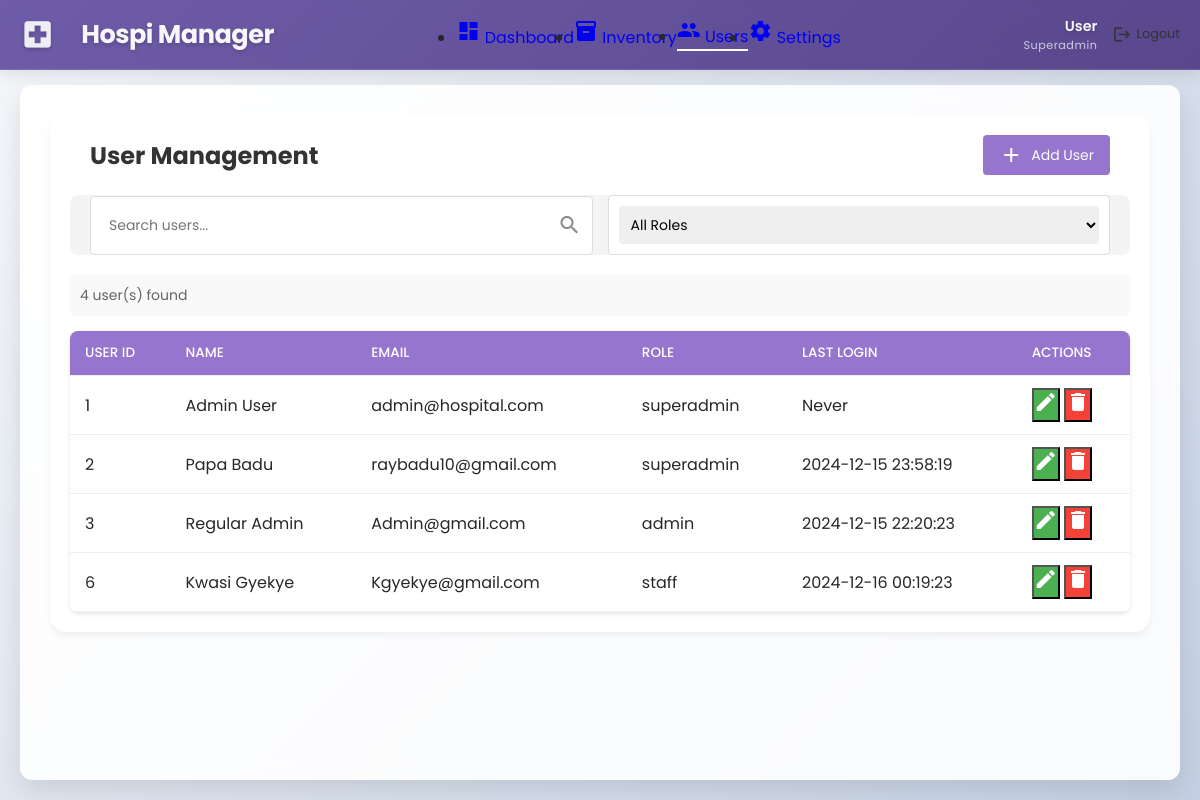
Before: /view/admin/users.php (signed in) with the older database file.
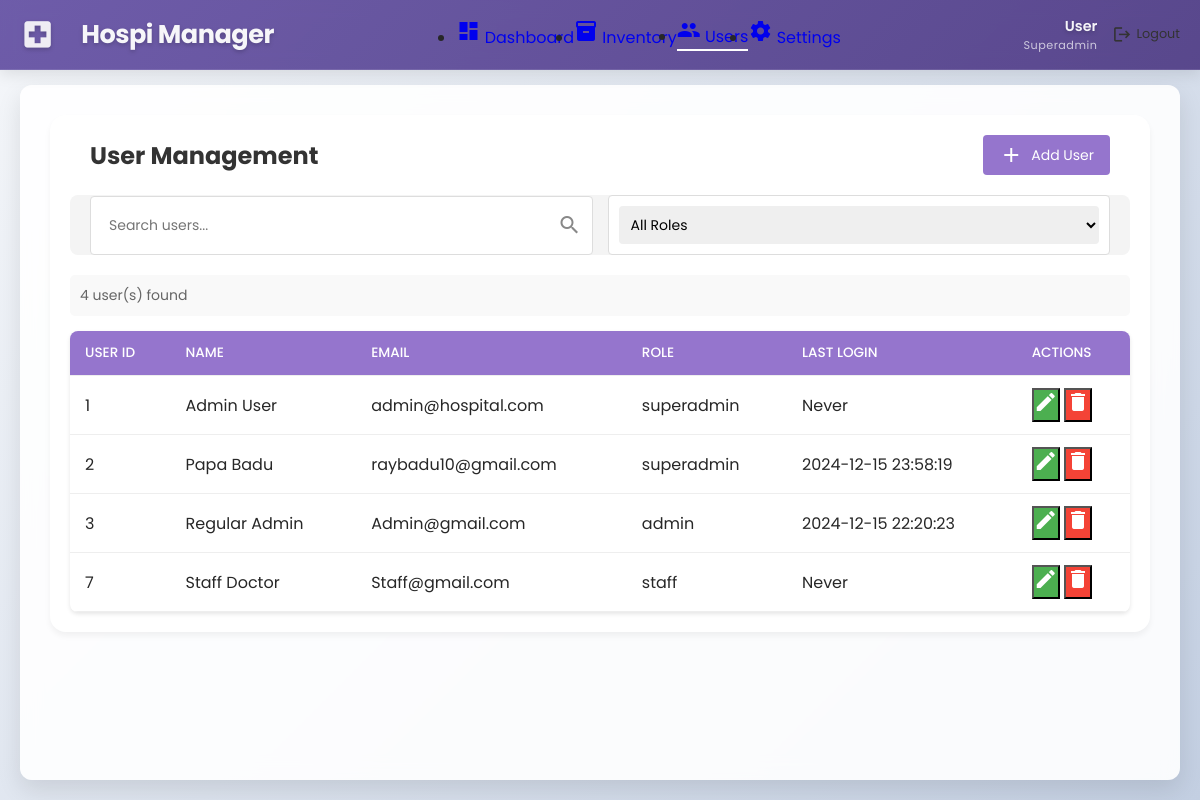
After: the same page with the newer database file.
### tables this page shows
CREATE TABLE `users` (
  `user_id` int(11) NOT NULL,
  `first_name` varchar(50) NOT NULL,
  `last_name` varchar(50) NOT NULL,
  `email` varchar(100) NOT NULL,
  `password` varchar(255) NOT NULL,
  `role` enum('admin','superadmin','staff') NOT NULL,
  `created_at` timestamp NOT NULL DEFAULT current_timestamp(),
  `last_login` datetime DEFAULT NULL
);

### view/admin/users.php (the view, shortened to what this page needs)
<?php
require_once BASE_PATH . '/functions/dashboard_functions.php';
$userRole = $_SESSION['role'];
$searchQuery = $_GET['search'] ?? '';
$query = "SELECT user_id, first_name, last_name, email, role, last_login FROM users WHERE 1=1";
$stmt = $conn->prepare($query);
$stmt->execute();
$result = $stmt->get_result();
$users = $result->fetch_all(MYSQLI_ASSOC);
?>
<!DOCTYPE html>
<html lang="en">
<head>
    <link rel="stylesheet" href="../../assets/css/dashboard.css">
    <link rel="stylesheet" href="../../assets/css/users.css">
    <link rel="stylesheet" href="../../assets/css/styles.css">
</head>
<body>
    <div class="dashboard-container">
        <nav class="top-nav">
            <div class="nav-brand">
                <span class="material-icons">local_hospital</span>
                <span class="brand-name">Hospi Manager</span>
            </div>
            <ul class="nav-menu">
                <li>
                    <a href="dashboard.php">
                        <span class="material-icons">dashboard</span>
                        <span>Dashboard</span>
                    </a>
                </li>
                <li>
                    <a href="inventory.php">
                        <span class="material-icons">inventory</span>
                        <span>Inventory</span>
                    </a>
                </li>
                <li class="active">
                    <a href="users.php">
                        <span class="material-icons">people</span>
                        <span>Users</span>
                    </a>
                </li>
                <li>
                    <a href="settings.php">
                        <span class="material-icons">settings</span>
                        <span>Settings</span>
                    </a>
                </li>
            </ul>
            <div class="nav-profile">
                <div class="user-info">
                    <span class="user-name"><?= htmlspecialchars($_SESSION['full_name'] ?? 'User') ?></span>
                    <span class="user-role"><?= ucfirst(htmlspecialchars($userRole)) ?></span>
                </div>
                <a href="../../actions/logout.php" class="logout-btn" onclick="return confirm('Are you sure you want to logout?')">
                    <span class="material-icons">logout</span>
                    <span>Logout</span>
                </a>
            </div>
        </nav>
        <main class="main-content">
            <div class="users-container">
                <div class="content-header">
                    <h1>User Management</h1>
                    <button class="add-btn" onclick="openModal('addUserModal')">
                        <span class="material-icons">add</span>
                        Add User
                    </button>
                </div>
                <div class="filters-section">
                    <form id="userFilterForm" method="GET" action="">
                        <div class="search-filter">
                            <input
                                type="text"
                                id="searchInput"
                                name="search"
                                placeholder="Search users..."
                                value="<?= htmlspecialchars($searchQuery) ?>"
                            >
                        </div>
                        <div class="role-filter">
                            <select
                                id="roleFilter"
                                name="role"
                                onchange="this.form.submit()"
                            >
                                <option value="">All Roles</option>
                            </select>
                        </div>
                    </form>
                </div>
                <div class="search-results">
                    <?php if (empty($users)): ?>
                        <p class="no-results">No users found matching your search criteria.</p>
                    <?php else: ?>
                        <p class="results-count"><?= count($users) ?> user(s) found</p>
                    <?php endif; ?>
                </div>
                <table class="users-table">
                    <thead>
                        <tr>
                            <th>User ID</th>
                            <th>Name</th>
                            <th>Email</th>
                            <th>Role</th>
                            <th>Last Login</th>
                            <th>Actions</th>
                        </tr>
                    </thead>
                    <tbody>
                        <?php foreach ($users as $user): ?>
                        <tr>
                            <td><?php echo htmlspecialchars($user['user_id']); ?></td>
                            <td><?php echo htmlspecialchars($user['first_name'] . ' ' . $user['last_name']); ?></td>
                            <td><?php echo htmlspecialchars($user['email']); ?></td>
                            <td><?php echo htmlspecialchars($user['role']); ?></td>
                            <td>
                                <?php
                                $lastLogin = $user['last_login'] ?? null;
                                if ($lastLogin) {
                                    $loginTime = new DateTime($lastLogin);
                                    echo htmlspecialchars($loginTime->format('Y-m-d H:i:s'));
                                } else {
                                    echo 'Never';
                                }
                                ?>
                            </td>
                            <td class="actions">
                                <button class="edit-btn" onclick="editUser(<?php echo $user['user_id']; ?>)">
                                    <span class="material-icons">edit</span>
                                </button>
                                <button class="delete-btn" onclick="deleteUser(<?php echo $user['user_id']; ?>)">
                                    <span class="material-icons">delete</span>
                                </button>
                            </td>
                        </tr>
                        <?php endforeach; ?>
                    </tbody>
                </table>
            </div>
        </main>
    </div>
</body>
</html>

### assets/css/dashboard.css (style rules this page uses)
:root { --primary-color: rgb(161, 142, 224); --primary-light: rgba(161, 142, 224, 0.1); --primary-dark: rgb(131, 112, 194); --success-color: rgb(72, 187, 120); --warning-color: rgb(246, 173, 85); --danger-color: rgb(245, 101, 101); --text-dark: rgb(39, 39, 39); --text-light: rgb(107, 114, 128); --white: #ffffff; --background: rgb(249, 250, 251); --nav-height: 4rem; }
* { margin: 0; padding: 0; box-sizing: border-box; font-family: 'Poppins', sans-serif; }
body, html { margin: 0; padding: 0; width: 100%; height: 100%; font-family: 'Poppins', sans-serif; background: linear-gradient(135deg, #f5f7fa 0%, #c3cfe2 100%); background-attachment: fixed; overflow-x: hidden; }
body { color: var(--text-dark); min-height: 100vh; padding-top: 70px; }
.dashboard-container { display: flex; min-height: 100vh; padding-top: 65px; width: 100%; }
.main-content { flex-grow: 1; margin-top: 20px; padding: 20px; max-width: 1200px; width: 100%; margin-left: auto; margin-right: auto; background: rgba(255, 255, 255, 0.9); border-radius: 12px; box-shadow: 0 10px 25px rgba(0, 0, 0, 0.1); backdrop-filter: blur(10px); }
.top-nav { position: fixed; margin-top: 0px; top: 0; left: 0; right: 0; display: flex; justify-content: space-between; align-items: center; height: 70px; background: linear-gradient(135deg, rgba(95, 75, 160, 0.9) 0%, rgba(75, 55, 130, 0.9) 100%); box-shadow: 0 4px 15px rgba(0, 0, 0, 0.1); z-index: 1000; padding: 0 40px; backdrop-filter: blur(10px); border-bottom: 1px solid rgba(255, 255, 255, 0.1); }
.top-nav { display: flex; justify-content: space-between; align-items: center; padding: 10px 20px; }
.nav-brand { display: flex; align-items: center; gap: 1rem; }
.nav-brand .material-icons { color: rgba(255, 255, 255, 0.9); font-size: 2.2rem; margin-right: 10px; text-shadow: 0 2px 4px rgba(0, 0, 0, 0.2); }
.nav-brand .brand-name { color: rgba(255, 255, 255, 0.95); font-size: 1.6rem; font-weight: 700; letter-spacing: -0.5px; text-shadow: 0 2px 4px rgba(0, 0, 0, 0.2); }
.nav-menu { display: flex; align-items: center; }
.nav-profile { display: flex; align-items: center; gap: 15px; }
.user-info { display: flex; flex-direction: column; align-items: flex-end; }
.user-name { font-weight: 600; font-size: 0.9rem; color: rgba(255, 255, 255, 0.95); text-shadow: 0 2px 4px rgba(0, 0, 0, 0.2); }
.user-role { font-size: 0.7rem; color: rgba(255, 255, 255, 0.7); letter-spacing: 0.5px; text-transform: capitalize; }
.logout-btn { display: flex; align-items: center; gap: 5px; text-decoration: none; color: #333; font-size: 0.8rem; }
.logout-btn .material-icons { font-size: 1.2rem; }
.filters-section { display: flex; justify-content: space-between; align-items: center; margin-bottom: 20px; padding: 10px; background-color: #f4f4f4; border-radius: 8px; }
#userFilterForm { display: flex; align-items: center; gap: 15px; width: 100%; }
.search-filter { position: relative; flex-grow: 1; }
.search-filter input { width: 100%; padding: 10px 40px 10px 15px; border: 1px solid #ddd; border-radius: 5px; font-size: 14px; }
.role-filter select { padding: 10px; border: 1px solid #ddd; border-radius: 5px; font-size: 14px; }
.search-results { margin-bottom: 15px; padding: 10px; background-color: #f9f9f9; border-radius: 5px; }
.results-count { color: #666; font-size: 14px; }

### assets/css/styles.css (style rules this page uses)
* { padding: 0; margin: 0; font-family: "Poppins", sans-serif; box-sizing: border-box; text-decoration: none; }
body, html { margin: 0; padding: 0; width: 100%; height: 100%; font-family: Arial, sans-serif; background: linear-gradient(135deg, #f5f7fa 0%, #c3cfe2 100%); background-attachment: fixed; overflow-x: hidden; }
main { background: rgba(255, 255, 255, 0.9); border-radius: 12px; box-shadow: 0 10px 25px rgba(0, 0, 0, 0.1); padding: 30px; margin: 20px; backdrop-filter: blur(10px); }
nav { position: absolute; top: 0; display: flex; justify-content: space-around; width: 100%; height: 100px; background: linear-gradient(rgba(39, 39, 39, 0.6), transparent); z-index: 100; }
.link:hover, .active { border-bottom: 2px solid #fff; }
nav { margin-top: 10px; }

Changed rows visible on the page:
removed users: user_id "6", first_name+last_name "Kwasi Gyekye", email "Kgyekye@gmail.com", role "staff", last_login "2024-12-16 00:19:23"
added users: user_id "7", first_name+last_name "Staff Doctor", email "Staff@gmail.com", role "staff", shows "Never"
